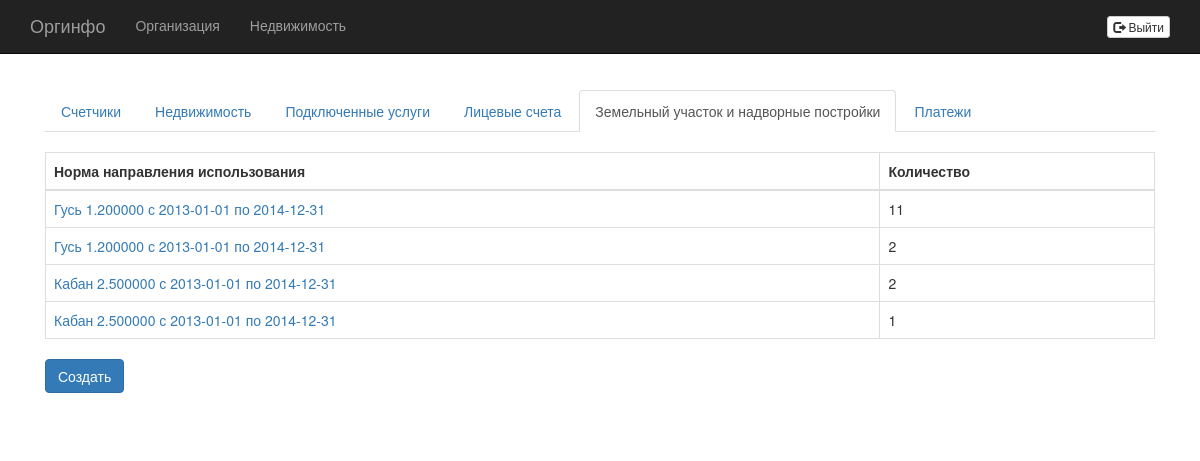
/real_estates/4/land_plots_and_outbuildings/, run on an earlier commit of the app's database.
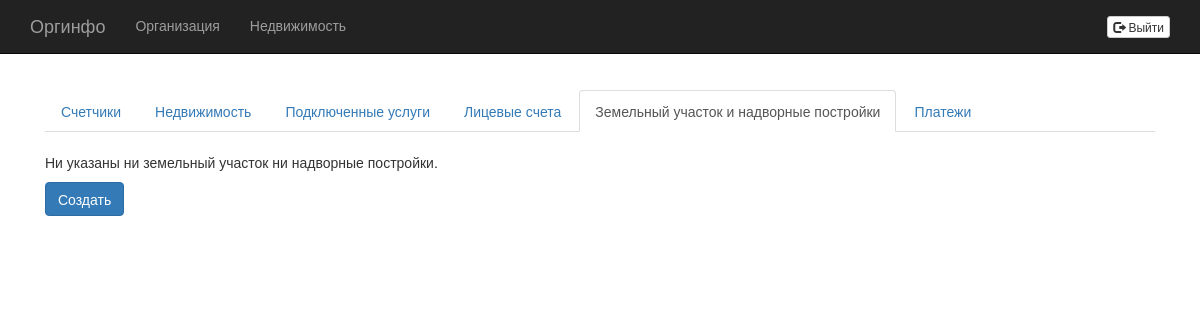
And on a later commit of the database.
### accounting/models.py (models this page shows, shortened)
class LandPlotAndOutbuilding(models.Model):
    count = models.IntegerField()
    real_estate = models.ForeignKey(RealEstate)
    direction_using_norm = models.ForeignKey(DirectionUsingNorm)

class DirectionUsingNorm(models.Model):
    direction_using = models.ForeignKey(DirectionUsing)
    validity = models.ForeignKey(NormValidity)
    value = models.FloatField()
    def __str__(self):
        return "%s %f с %s по %s" % (self.direction_using.name, self.value, self.validity.start, str(self.validity.end))

class DirectionUsing(models.Model):
    name = models.CharField(max_length=200)

class NormValidity(models.Model):
    start = models.DateField()
    end = models.DateField()

### accounting/views.py (the view)
# urls.py: url(r'^real_estates/(?P<real_estate_id>\d+)/land_plots_and_outbuildings/$', views.LandPlotsAndOutbuildings.as_view(), name='land_plots_and_outbuildings'),
class LandPlotsAndOutbuildings(ListView):
    model = LandPlotAndOutbuilding
    template_name = 'accounting/land_plots_and_outbuildings.html'
    context_object_name = 'services'
    def get_queryset(self):
        return LandPlotAndOutbuilding.objects.filter(real_estate=self.kwargs['real_estate_id']);
    def get_context_data(self, **kwargs):
        context = super(LandPlotsAndOutbuildings, self).get_context_data(**kwargs)
        context['real_estate_id'] = self.kwargs['real_estate_id']
        return context

### accounting/templates/accounting/land_plots_and_outbuildings.html
{% extends "accounting/real-estate-menu-item.html" %}
{% block real_estate_tab_content %}
{% if services %}
    <table class="table table-bordered">
        <thead>
            <tr>
                <th>Норма направления использования</th>
                <th>Количество</th>
            </tr>
        </thead>
        <tbody>
        {% for service in services %}
            <tr>
                <td><a href="{% url "accounting:land_plot_and_outbuilding" real_estate_id service.id %}">{{ service.direction_using_norm }}</a></td>
                <td>{{ service.count }}</td>
            </tr>
        {% endfor %}
        </tbody>
    </table>
{% else %}
    <p>Ни указаны ни земельный участок ни надворные постройки.</p>
{% endif %}
<a class="btn btn-primary btn-default" role="button" href="{% url "accounting:create_land_plot_and_outbuilding" real_estate_id %}">Создать</a>
{% endblock %}

What changed in the data, as far as the page shows it:
no longer on this page (row edited): LandPlotAndOutbuilding: direction_using_norm "Гусь 1.200000 с 2013-01-01 по 2014-12-31", count "11"
no longer on this page (row edited): LandPlotAndOutbuilding: direction_using_norm "Гусь 1.200000 с 2013-01-01 по 2014-12-31", count "2"
removed LandPlotAndOutbuilding: direction_using_norm "Кабан 2.500000 с 2013-01-01 по 2014-12-31", count "2"
removed LandPlotAndOutbuilding: direction_using_norm "Кабан 2.500000 с 2013-01-01 по 2014-12-31", count "1"
Also different on the page:
text no longer shown: "Норма направления использования Количество"
text now shown: "Ни указаны ни земельный участок ни надворные постройки."
